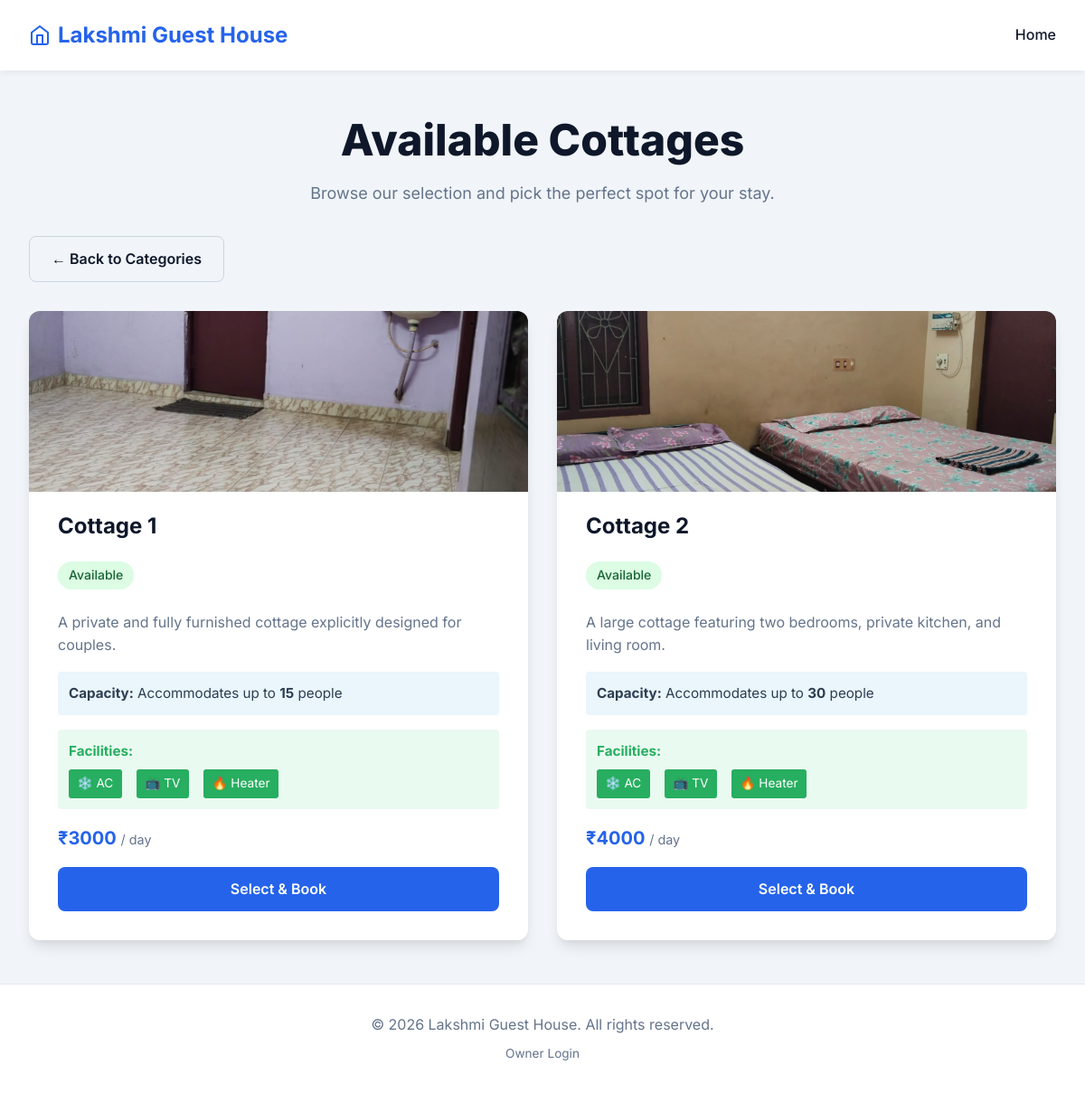
Page /category/Cottage on the committed database.
### app.py (models this page shows)
class Accommodation(db.Model):
    id = db.Column(db.Integer, primary_key=True)
    name = db.Column(db.String(100), nullable=False) # e.g. "Room 1", "Hall 1"
    type = db.Column(db.String(50), nullable=False)  # Hall, Cottage, Room
    description = db.Column(db.Text, nullable=True)
    price = db.Column(db.Float, nullable=False)
    image_filenames = db.Column(db.Text, nullable=True)
    is_closed = db.Column(db.Boolean, default=False)
    max_people = db.Column(db.Integer, default=1)  # Number of people accommodation
    facilities = db.Column(db.Text, nullable=True)  # Comma-separated: AC,TV,Heater

### app.py (the view)
@app.route('/category/<string:acc_type>')
def category_view(acc_type):
    accommodations = Accommodation.query.filter_by(type=acc_type).all()
    today = datetime.now().date()
    for acc in accommodations:
        if acc.is_closed:
            acc.is_available_today = False
        else:
            is_booked = Booking.query.filter(
                Booking.accommodation_id == acc.id,
                Booking.status == 'Approved',
                Booking.check_out >= today
            ).first()
            acc.is_available_today = not bool(is_booked)
    return render_template('category.html', accommodations=accommodations, acc_type=acc_type)

### templates/category.html (shortened to what this page needs)
{% extends 'base.html' %}
{% block content %}
<div class="hero" style="margin-bottom: 2rem;">
    <h1>Available {{ acc_type }}s</h1>
    <p>Browse our selection and pick the perfect spot for your stay.</p>
</div>
<div style="margin-bottom: 2rem;">
    <a href="{{ url_for('index') }}" class="btn btn-secondary" style="width: auto;">&larr; Back to Categories</a>
</div>
<div class="accommodations-grid">
    {% for acc in accommodations %}
    <div class="card">
        <div class="card-image-wrapper">
            <img src="{{ url_for('static', filename='images/' ~ acc.image_filenames.split(',')[0]) }}" alt="{{ acc.name }}" class="card-image">
        </div>
        <div class="card-header">
            <h2 class="card-title">{{ acc.name }}</h2>
            {% if acc.is_closed %}
                <span class="card-badge unavailable-badge" style="background: #e74c3c;">Unavailable</span>
            {% elif acc.is_available_today %}
                <span class="card-badge available-badge">Available</span>
            {% else %}
                <span class="card-badge unavailable-badge">Booked Today</span>
            {% endif %}
        </div>
        <div class="card-body">
            <p>{{ acc.description }}</p>
            {% if acc.max_people %}
            <div style="padding: 0.75rem; background: rgba(52, 152, 219, 0.1); border-radius: 4px; margin-bottom: 1rem; font-size: 0.95rem; color: #2c3e50;">
                <strong>Capacity:</strong> Accommodates up to <strong>{{ acc.max_people }}</strong> {{ 'person' if acc.max_people == 1 else 'people' }}
            </div>
            {% endif %}
            {% if acc.facilities %}
            <div style="padding: 0.75rem; background: rgba(46, 204, 113, 0.1); border-radius: 4px; margin-bottom: 1rem; font-size: 0.95rem; color: #27ae60;">
                <strong>Facilities:</strong>
                <div style="display: flex; gap: 1rem; margin-top: 0.5rem; flex-wrap: wrap;">
                    {% if 'AC' in acc.facilities %}<span style="background: #27ae60; color: white; padding: 0.3rem 0.6rem; border-radius: 3px; font-size: 0.85rem;">❄️ AC</span>{% endif %}
                    {% if 'TV' in acc.facilities %}<span style="background: #27ae60; color: white; padding: 0.3rem 0.6rem; border-radius: 3px; font-size: 0.85rem;">📺 TV</span>{% endif %}
                    {% if 'Heater' in acc.facilities %}<span style="background: #27ae60; color: white; padding: 0.3rem 0.6rem; border-radius: 3px; font-size: 0.85rem;">🔥 Heater</span>{% endif %}
                </div>
            </div>
            {% endif %}
            <div class="price-tag">₹{{ "%.0f"|format(acc.price) }} <span style="font-size: 0.9rem; font-weight: normal; color: var(--text-light);">/ day</span></div>
            {% if acc.is_closed %}
                <button class="btn" disabled style="background: var(--text-light); cursor: not-allowed; opacity: 0.7;">Currently Unavailable</button>
            {% elif not acc.is_available_today %}
                <button class="btn" disabled style="background: var(--text-light); cursor: not-allowed; opacity: 0.7;">Already Booked</button>
            {% else %}
                <a href="{{ url_for('book', acc_id=acc.id) }}" class="btn">Select & Book</a>
            {% endif %}
        </div>
    </div>
    {% endfor %}
</div>
{% endblock %}

### static/css/style.css (style rules this page uses)
:root { --primary-color: #2563eb; --primary-hover: #1d4ed8; --secondary-color: #f8fafc; --text-dark: #0f172a; --text-light: #64748b; --bg-color: #f1f5f9; --card-bg: #ffffff; --border-radius: 12px; --box-shadow: 0 10px 15px -3px rgba(0, 0, 0, 0.1), 0 4px 6px -2px rgba(0, 0, 0, 0.05); --transition: all 0.3s ease; }
* { box-sizing: border-box; margin: 0; padding: 0; }
body { font-family: 'Inter', sans-serif; background-color: var(--bg-color); color: var(--text-dark); line-height: 1.6; min-height: 100vh; display: flex; flex-direction: column; }
h1, h2, h3 { line-height: 1.2; margin-bottom: 1rem; }
.hero { text-align: center; margin-bottom: 4rem; }
.hero h1 { font-size: 3rem; font-weight: 800; color: var(--text-dark); margin-bottom: 1rem; }
.hero p { font-size: 1.125rem; color: var(--text-light); max-width: 600px; margin: 0 auto; }
.accommodations-grid { display: grid; grid-template-columns: repeat(auto-fit, minmax(300px, 1fr)); gap: 2rem; }
.card { background-color: var(--card-bg); border-radius: var(--border-radius); padding: 2rem; box-shadow: var(--box-shadow); transition: var(--transition); display: flex; flex-direction: column; overflow: hidden; }
.card-image-wrapper { height: 200px; overflow: hidden; margin: -2rem -2rem 1.5rem -2rem; }
.card-image { width: 100%; height: 100%; object-fit: cover; transition: transform 0.3s ease; }
.card-header { margin-bottom: 1.5rem; }
.card-title { font-size: 1.5rem; font-weight: 700; color: var(--text-dark); }
.card-badge { display: inline-block; background-color: var(--primary-color); color: white; padding: 0.25rem 0.75rem; border-radius: 9999px; font-size: 0.875rem; font-weight: 500; margin-top: 0.5rem; }
.available-badge { background-color: #dcfce3; color: #166534; }
.price-tag { font-size: 1.25rem; font-weight: 700; color: var(--primary-color); margin-bottom: 1rem; }
.card-body { flex: 1; }
.card-body p { color: var(--text-light); margin-bottom: 1rem; }
.btn { display: inline-block; background-color: var(--primary-color); color: white; padding: 0.75rem 1.5rem; border-radius: 8px; text-decoration: none; font-weight: 600; text-align: center; transition: var(--transition); border: none; cursor: pointer; width: 100%; }
.btn-secondary { background-color: transparent; color: var(--text-dark); border: 1px solid #cbd5e1; }

### rows in the picture
Accommodation: shows a picture, name "Cottage 1", is_closed "Available", description "A private and fully furnished cottage explicitly designed for couples.", max_people "15", max_people "people", shows "Facilities:", facilities "❄️ AC", price "3000"
Accommodation: shows a picture, name "Cottage 2", is_closed "Available", description "A large cottage featuring two bedrooms, private kitchen, and living room.", max_people "30", max_people "people", shows "Facilities:", facilities "❄️ AC", price "4000"

### other values in the picture
{{ acc_type }} "Cottage"
